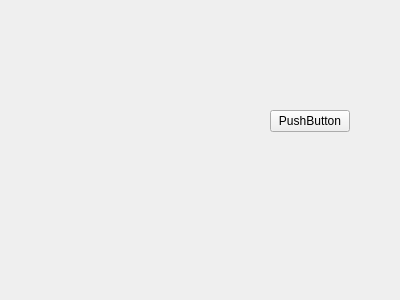
<?xml version="1.0" encoding="UTF-8"?>
<ui version="4.0">
 <class>CheckingWidget</class>
 <widget class="QWidget" name="CheckingWidget">
  <property name="geometry">
   <rect>
    <x>0</x>
    <y>0</y>
    <width>400</width>
    <height>300</height>
   </rect>
  </property>
  <property name="windowTitle">
   <string>Form</string>
  </property>
  <widget class="QPushButton" name="pushButton">
   <property name="geometry">
    <rect>
     <x>270</x>
     <y>110</y>
     <width>80</width>
     <height>22</height>
    </rect>
   </property>
   <property name="text">
    <string>PushButton</string>
   </property>
  </widget>
 </widget>
 <resources/>
 <connections/>
</ui>
